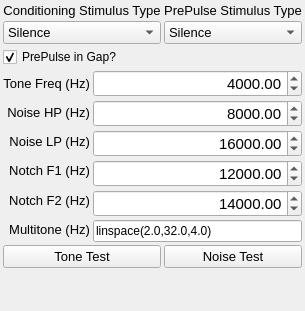
          <widget class="QWidget" name="Wave">
           <attribute name="title">
            <string>Wave</string>
           </attribute>
           <layout class="QGridLayout" name="gridLayout_5">
            <property name="margin">
             <number>3</number>
            </property>
            <property name="spacing">
             <number>3</number>
            </property>
            <item row="2" column="1">
             <widget class="QComboBox" name="Waveform_PrePulse">
              <property name="font">
               <font>
                <pointsize>10</pointsize>
               </font>
              </property>
              <property name="currentIndex">
               <number>0</number>
              </property>
              <item>
               <property name="text">
                <string>Silence</string>
               </property>
              </item>
              <item>
               <property name="text">
                <string>Tone</string>
               </property>
              </item>
              <item>
               <property name="text">
                <string>BP Noise</string>
               </property>
              </item>
              <item>
               <property name="text">
                <string>Notch Noise</string>
               </property>
              </item>
              <item>
               <property name="text">
                <string>MultiTones</string>
               </property>
              </item>
              <item>
               <property name="text">
                <string>AM Tone</string>
               </property>
              </item>
              <item>
               <property name="text">
                <string>AM Noise</string>
               </property>
              </item>
             </widget>
            </item>
            <item row="0" column="0">
             <widget class="QLabel" name="label_14">
              <property name="font">
               <font>
                <pointsize>10</pointsize>
               </font>
              </property>
              <property name="text">
               <string>Conditioning Stimulus Type</string>
              </property>
              <property name="alignment">
               <set>Qt::AlignCenter</set>
              </property>
              <property name="wordWrap">
               <bool>true</bool>
              </property>
             </widget>
            </item>
            <item row="2" column="0">
             <widget class="QComboBox" name="Waveform_Conditioning">
              <property name="font">
               <font>
                <pointsize>10</pointsize>
               </font>
              </property>
              <property name="currentIndex">
               <number>0</number>
              </property>
              <item>
               <property name="text">
                <string>Silence</string>
               </property>
              </item>
              <item>
               <property name="text">
                <string>Tone</string>
               </property>
              </item>
              <item>
               <property name="text">
                <string>BP Noise</string>
               </property>
              </item>
              <item>
               <property name="text">
                <string>Notch Noise</string>
               </property>
              </item>
              <item>
               <property name="text">
                <string>MultiTones</string>
               </property>
              </item>
              <item>
               <property name="text">
                <string>AM Tones</string>
               </property>
              </item>
              <item>
               <property name="text">
                <string>AM Noise</string>
               </property>
              </item>
             </widget>
            </item>
            <item row="3" column="0">
             <widget class="QCheckBox" name="PrePulse_GapFlag">
              <property name="text">
               <string>PrePulse in Gap?</string>
              </property>
              <property name="checked">
               <bool>true</bool>
              </property>
             </widget>
            </item>
            <item row="6" column="0">
             <widget class="QPushButton" name="ToneTest">
              <property name="palette">
               <palette>
                <active>
                 <colorrole role="ButtonText">
                  <brush brushstyle="SolidPattern">
                   <color alpha="255">
                    <red>0</red>
                    <green>0</green>
                    <blue>0</blue>
                   </color>
                  </brush>
                 </colorrole>
                </active>
                <inactive>
                 <colorrole role="ButtonText">
                  <brush brushstyle="SolidPattern">
                   <color alpha="255">
                    <red>0</red>
                    <green>0</green>
                    <blue>0</blue>
                   </color>
                  </brush>
                 </colorrole>
                </inactive>
                <disabled>
                 <colorrole role="ButtonText">
                  <brush brushstyle="SolidPattern">
                   <color alpha="255">
                    <red>106</red>
                    <green>104</green>
                    <blue>100</blue>
                   </color>
                  </brush>
                 </colorrole>
                </disabled>
               </palette>
              </property>
              <property name="font">
               <font>
                <pointsize>10</pointsize>
               </font>
              </property>
              <property name="text">
               <string>Tone Test</string>
              </property>
             </widget>
            </item>
            <item row="0" column="1">
             <widget class="QLabel" name="label_15">
              <property name="font">
               <font>
                <pointsize>10</pointsize>
               </font>
              </property>
              <property name="text">
               <string>PrePulse Stimulus Type</string>
              </property>
              <property name="alignment">
               <set>Qt::AlignCenter</set>
              </property>
              <property name="wordWrap">
               <bool>true</bool>
              </property>
             </widget>
            </item>
            <item row="6" column="1">
             <widget class="QPushButton" name="NoiseTest">
              <property name="palette">
               <palette>
                <active>
                 <colorrole role="ButtonText">
                  <brush brushstyle="SolidPattern">
                   <color alpha="255">
                    <red>0</red>
                    <green>0</green>
                    <blue>0</blue>
                   </color>
                  </brush>
                 </colorrole>
                </active>
                <inactive>
                 <colorrole role="ButtonText">
                  <brush brushstyle="SolidPattern">
                   <color alpha="255">
                    <red>0</red>
                    <green>0</green>
                    <blue>0</blue>
                   </color>
                  </brush>
                 </colorrole>
                </inactive>
                <disabled>
                 <colorrole role="ButtonText">
                  <brush brushstyle="SolidPattern">
                   <color alpha="255">
                    <red>106</red>
                    <green>104</green>
                    <blue>100</blue>
                   </color>
                  </brush>
                 </colorrole>
                </disabled>
               </palette>
              </property>
              <property name="font">
               <font>
                <pointsize>10</pointsize>
               </font>
              </property>
              <property name="text">
               <string>Noise Test</string>
              </property>
             </widget>
            </item>
            <item row="5" column="0" colspan="2">
             <layout class="QHBoxLayout" name="horizontalLayout_3">
              <property name="spacing">
               <number>3</number>
              </property>
              <item>
               <layout class="QVBoxLayout" name="verticalLayout_7">
                <property name="spacing">
                 <number>3</number>
                </property>
                <item>
                 <widget class="QLabel" name="label_5">
                  <property name="font">
                   <font>
                    <pointsize>10</pointsize>
                   </font>
                  </property>
                  <property name="text">
                   <string>Tone Freq (Hz)</string>
                  </property>
                  <property name="alignment">
                   <set>Qt::AlignRight|Qt::AlignTrailing|Qt::AlignVCenter</set>
                  </property>
                 </widget>
                </item>
                <item>
                 <widget class="QLabel" name="label_13">
                  <property name="font">
                   <font>
                    <pointsize>10</pointsize>
                   </font>
                  </property>
                  <property name="text">
                   <string>Noise HP (Hz)</string>
                  </property>
                  <property name="alignment">
                   <set>Qt::AlignRight|Qt::AlignTrailing|Qt::AlignVCenter</set>
                  </property>
                 </widget>
                </item>
                <item>
                 <widget class="QLabel" name="label_16">
                  <property name="font">
                   <font>
                    <pointsize>10</pointsize>
                   </font>
                  </property>
                  <property name="text">
                   <string>Noise LP (Hz)</string>
                  </property>
                  <property name="alignment">
                   <set>Qt::AlignRight|Qt::AlignTrailing|Qt::AlignVCenter</set>
                  </property>
                 </widget>
                </item>
                <item>
                 <widget class="QLabel" name="label_24">
                  <property name="font">
                   <font>
                    <pointsize>10</pointsize>
                   </font>
                  </property>
                  <property name="text">
                   <string>Notch F1 (Hz)</string>
                  </property>
                  <property name="alignment">
                   <set>Qt::AlignRight|Qt::AlignTrailing|Qt::AlignVCenter</set>
                  </property>
                 </widget>
                </item>
                <item>
                 <widget class="QLabel" name="label_25">
                  <property name="font">
                   <font>
                    <pointsize>10</pointsize>
                   </font>
                  </property>
                  <property name="text">
                   <string>Notch F2 (Hz)</string>
                  </property>
                  <property name="alignment">
                   <set>Qt::AlignRight|Qt::AlignTrailing|Qt::AlignVCenter</set>
                  </property>
                 </widget>
                </item>
                <item>
                 <widget class="QLabel" name="label_26">
                  <property name="font">
                   <font>
                    <pointsize>10</pointsize>
                   </font>
                  </property>
                  <property name="text">
                   <string>Multitone (Hz)</string>
                  </property>
                  <property name="alignment">
                   <set>Qt::AlignRight|Qt::AlignTrailing|Qt::AlignVCenter</set>
                  </property>
                 </widget>
                </item>
               </layout>
              </item>
              <item>
               <layout class="QVBoxLayout" name="verticalLayout_6">
                <property name="spacing">
                 <number>3</number>
                </property>
                <item>
                 <widget class="QDoubleSpinBox" name="PrePulse_Freq">
                  <property name="font">
                   <font>
                    <pointsize>11</pointsize>
                   </font>
                  </property>
                  <property name="alignment">
                   <set>Qt::AlignRight|Qt::AlignTrailing|Qt::AlignVCenter</set>
                  </property>
                  <property name="maximum">
                   <double>100000.000000000000000</double>
                  </property>
                  <property name="singleStep">
                   <double>1000.000000000000000</double>
                  </property>
                  <property name="value">
                   <double>4000.000000000000000</double>
                  </property>
                 </widget>
                </item>
                <item>
                 <widget class="QDoubleSpinBox" name="PrePulse_HP">
                  <property name="font">
                   <font>
                    <pointsize>11</pointsize>
                   </font>
                  </property>
                  <property name="alignment">
                   <set>Qt::AlignRight|Qt::AlignTrailing|Qt::AlignVCenter</set>
                  </property>
                  <property name="maximum">
                   <double>100000.000000000000000</double>
                  </property>
                  <property name="singleStep">
                   <double>1000.000000000000000</double>
                  </property>
                  <property name="value">
                   <double>8000.000000000000000</double>
                  </property>
                 </widget>
                </item>
                <item>
                 <widget class="QDoubleSpinBox" name="PrePulse_LP">
                  <property name="font">
                   <font>
                    <pointsize>11</pointsize>
                   </font>
                  </property>
                  <property name="alignment">
                   <set>Qt::AlignRight|Qt::AlignTrailing|Qt::AlignVCenter</set>
                  </property>
                  <property name="maximum">
                   <double>100000.000000000000000</double>
                  </property>
                  <property name="singleStep">
                   <double>1000.000000000000000</double>
                  </property>
                  <property name="value">
                   <double>16000.000000000000000</double>
                  </property>
                 </widget>
                </item>
                <item>
                 <widget class="QDoubleSpinBox" name="PrePulse_Notch_F1">
                  <property name="font">
                   <font>
                    <pointsize>11</pointsize>
                   </font>
                  </property>
                  <property name="alignment">
                   <set>Qt::AlignRight|Qt::AlignTrailing|Qt::AlignVCenter</set>
                  </property>
                  <property name="maximum">
                   <double>100000.000000000000000</double>
                  </property>
                  <property name="singleStep">
                   <double>1000.000000000000000</double>
                  </property>
                  <property name="value">
                   <double>12000.000000000000000</double>
                  </property>
                 </widget>
                </item>
                <item>
                 <widget class="QDoubleSpinBox" name="PrePulse_Notch_F2">
                  <property name="font">
                   <font>
                    <pointsize>11</pointsize>
                   </font>
                  </property>
                  <property name="alignment">
                   <set>Qt::AlignRight|Qt::AlignTrailing|Qt::AlignVCenter</set>
                  </property>
                  <property name="maximum">
                   <double>100000.000000000000000</double>
                  </property>
                  <property name="singleStep">
                   <double>1000.000000000000000</double>
                  </property>
                  <property name="value">
                   <double>14000.000000000000000</double>
                  </property>
                 </widget>
                </item>
                <item>
                 <widget class="QLineEdit" name="PrePulse_MultiFreq">
                  <property name="text">
                   <string>linspace(2.0,32.0,4.0)</string>
                  </property>
                 </widget>
                </item>
               </layout>
              </item>
             </layout>
            </item>
            <item row="7" column="0" colspan="2">
             <spacer name="verticalSpacer_2">
              <property name="orientation">
               <enum>Qt::Vertical</enum>
              </property>
              <property name="sizeHint" stdset="0">
               <size>
                <width>20</width>
                <height>40</height>
               </size>
              </property>
             </spacer>
            </item>
           </layout>
          </widget>
